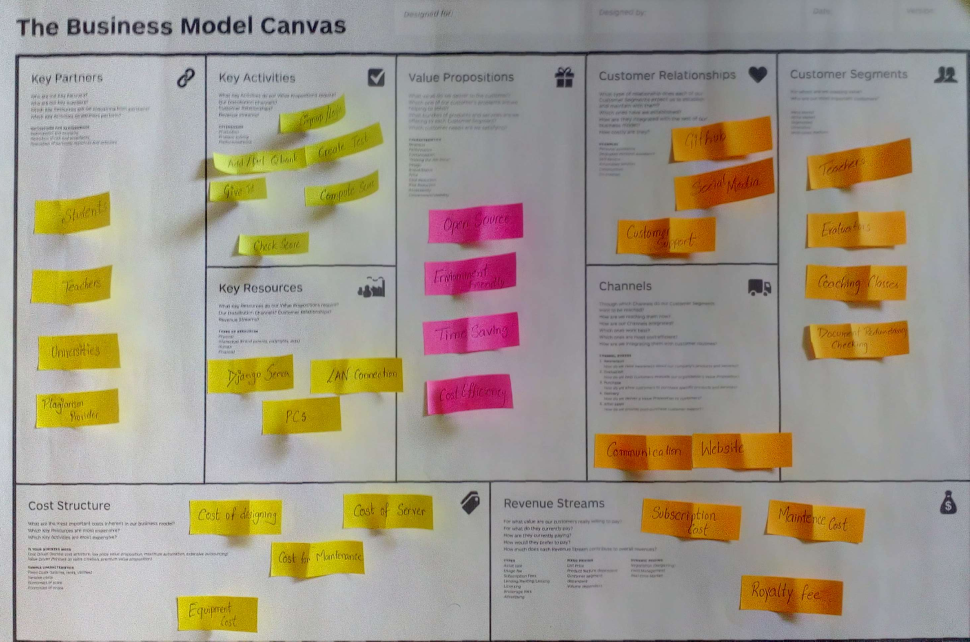
#> input picture Mobile  Scanner Day1/1.jpg, 2908 x 1924 px (shown at 1/3 size)
$ python scan.py   (older library calls are emulated)
#> lines starting #> are read from the running program, lines starting #| are printed output that depends on the picture; after the words box and inside, x2 and y2 are one past the last pixel; in counts of white or black regions, pixels touching at a corner belong together
### Mobile  Scanner Day1/BirdEyeView.py
import numpy as np
import cv2

def order_points(pts):
    rect=np.zeros((4,2),dtype='float32')
#     print(rect)
    s=pts.sum(axis=1)
    rect[0]=pts[np.argmin(s)]
    rect[2]=pts[np.argmax(s)]

    diff=np.diff(pts,axis=1)
    rect[1]=pts[np.argmin(diff)]
    rect[3]=pts[np.argmax(diff)]

    return rect


def four_point_transform(image,pts):

    rect=(tl,tr,br,bl)=order_points(pts)

    widthA=np.sqrt(((br[0]-bl[0])**2+(br[1]-bl[1])**2))
    widthB=np.sqrt(((tr[0]-tl[0])**2+(tr[1]-tl[1])**2))
    maxWidth=max(int(widthA),int(widthB))

    heightA = np.sqrt(((tr[0] - br[0]) ** 2) + ((tr[1] - br[1]) ** 2))
    heightB = np.sqrt(((tl[0] - bl[0]) ** 2) + ((tl[1] - bl[1]) ** 2))
    maxHeight = max(int(heightA), int(heightB))


    dst=np.array([
        [0,0],
        [maxWidth-1,0],
        [maxWidth-1,maxHeight-1],
        [0,maxHeight-1]],dtype="float32")

    M=cv2.getPerspectiveTransform(rect,dst)
    warped=cv2.warpPerspective(image,M,(maxWidth,maxHeight))

    return warped


cv2.imread("")

### Mobile  Scanner Day1/scan.py
import BirdEyeView as BDV
import cv2
import numpy as np


image=cv2.imread("1.jpg")
#> image is the input picture: shape (1924, 2908, 3); mean B, G, R 137.5, 151.8, 160.7
# _,image=cv2.VideoCapture(0).read()
image=cv2.resize(image,(800,600))
#> image: shape (600, 800, 3)
heightratio=image.shape[0]/500
#> heightratio = 1.2
orig=image.copy()

gray=cv2.cvtColor(image,cv2.COLOR_BGR2GRAY)
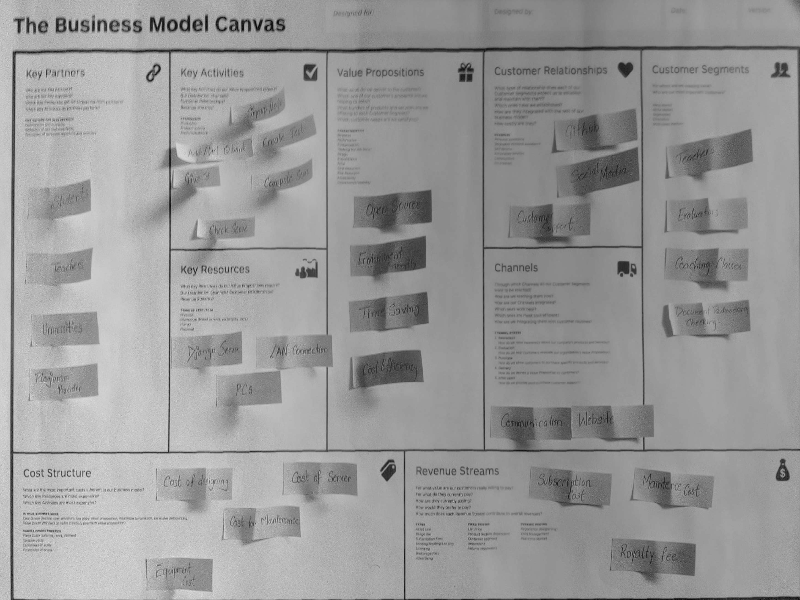
#> gray: shape (600, 800); min 3, max 230, mean 152.7
gray=cv2.GaussianBlur(cv2.adaptiveThreshold(gray,255,cv2.ADAPTIVE_THRESH_GAUSSIAN_C,cv2.THRESH_BINARY,115,1),(5,5),0)
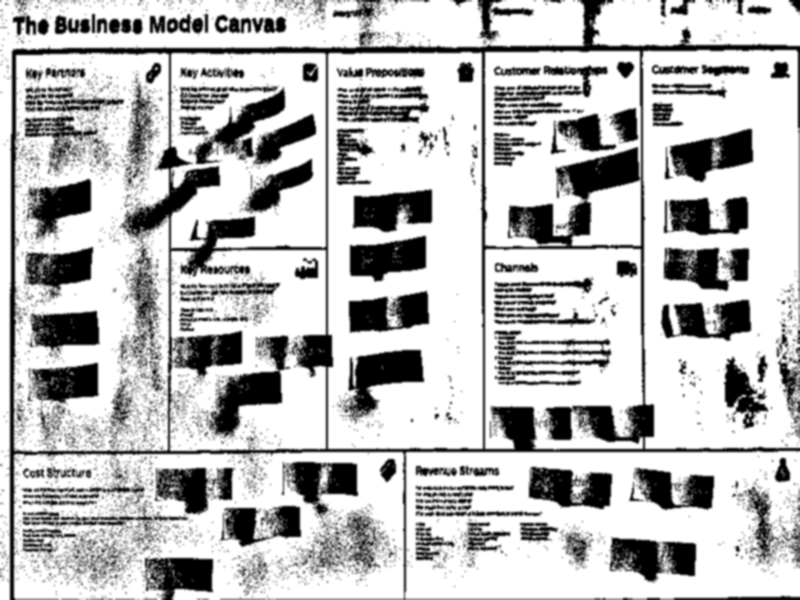
#> gray: shape (600, 800); min 0, max 255, mean 187.1
edged=cv2.Canny(gray,75,20)
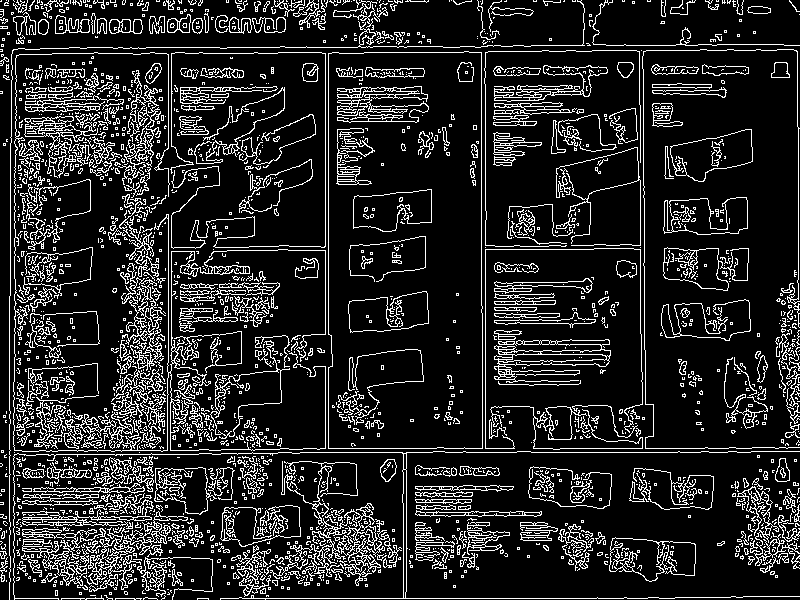
#> edged: shape (600, 800); 14.9% white in thin lines or dots

# cv2.imshow("Image",image)
# cv2.imshow("Edged",edged)


(_,cnts, _)=cv2.findContours(edged.copy(),cv2.RETR_LIST,cv2.CHAIN_APPROX_SIMPLE)
#> cnts = 3809 contours, 3189 with area under 20; largest, box (x1, y1, x2, y2) and area: (328, 51, 483, 449) 60588, (328, 51, 483, 449) 60584, (609, 537, 696, 582) 2768, (670, 129, 753, 182) 2662, (670, 129, 753, 182) 2630
cnts = sorted(cnts, key = cv2.contourArea, reverse = True)[:5]
#> cnts = 5 contours; box (x1, y1, x2, y2) and area: (328, 51, 483, 449) 60588, (328, 51, 483, 449) 60584, (609, 537, 696, 582) 2768, (670, 129, 753, 182) 2662, (670, 129, 753, 182) 2630

for c in cnts:
#     ScreenCnt=[]
    peri=cv2.arcLength(c,True)
    approx=cv2.approxPolyDP(c,0.02*peri,True)
    print(len(approx))
    if len(approx)==4:
        ScreenCnt=approx
        break
        cv2.drawContours(image,[ScreenCnt],-1,(0,255,0),2)
#> this loop made 1 pass
#> (peri, ScreenCnt) on pass 1: (1108, [[481, 52], [328, 53], [328, 448], [482, 448]])
#| 4


cv2.drawContours(image,[ScreenCnt],-1,(0,255,0),2)
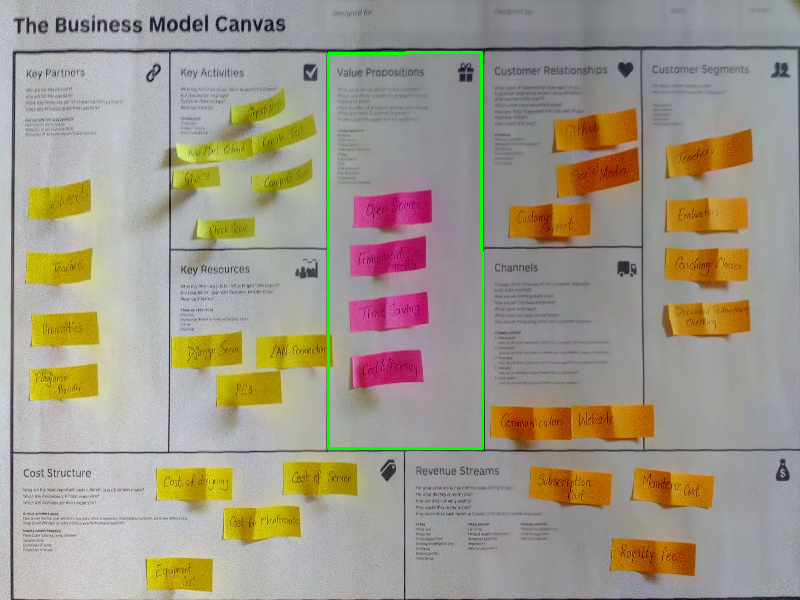
#> image: shape (600, 800, 3); mean B, G, R 136.5, 152.6, 159.7
# cv2.imshow("Outline",image)

warped=BDV.four_point_transform(orig, ScreenCnt.reshape(4,2))
#> in order_points, `s=pts.sum(axis=1)`: s = [533, 381, 776, 930]
#> in order_points, `diff=np.diff(pts,axis=1)`: diff = [-429, -275, 120, -34]
#> in four_point_transform, `rect=(tl,tr,br,bl)=order_points(pts)`: rect = [[328, 53], [481, 52], [482, 448], [328, 448]]; tl = [328, 53]; tr = [481, 52]; br = [482, 448]; bl = [328, 448]
#> in four_point_transform, `widthA=np.sqrt(((br[0]-bl[0])**2+(br[1]-bl[1])**2))`: widthA = 154
#> in four_point_transform, `widthB=np.sqrt(((tr[0]-tl[0])**2+(tr[1]-tl[1])**2))`: widthB = 153
#> in four_point_transform, `maxWidth=max(int(widthA),int(widthB))`: maxWidth = 154
#> in four_point_transform, `heightA = np.sqrt(((tr[0] - br[0]) ** 2) + ((tr[1] - br[1]) ** 2))`: heightA = 396
#> in four_point_transform, `heightB = np.sqrt(((tl[0] - bl[0]) ** 2) + ((tl[1] - bl[1]) ** 2))`: heightB = 395
#> in four_point_transform, `maxHeight = max(int(heightA), int(heightB))`: maxHeight = 396
#> in four_point_transform, `dst=np.array([ [0,0], [maxWidth-1,0], [maxWidth-1,maxHeight-1], [0,max..`: dst = [[0, 0], [153, 0], [153, 395], [0, 395]]
#> in four_point_transform, `M=cv2.getPerspectiveTransform(rect,dst)`: M = [[1.01, -9.55e-18, -330.9], [0.00662, 1.01, -55.86], [1.68e-05, 1.66e-05, 1]]
#> in four_point_transform, `warped=cv2.warpPerspective(image,M,(maxWidth,maxHeight))`:
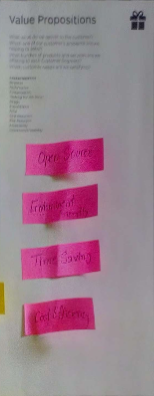
#> warped: shape (396, 154, 3); mean B, G, R 143.6, 130.1, 155.9

warped=cv2.cvtColor(warped,cv2.COLOR_BGR2GRAY)
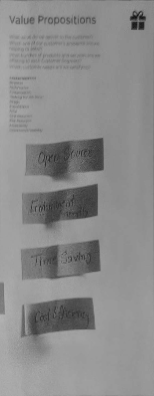
#> warped: shape (396, 154); min 19, max 179, mean 139.3
# warped = cv2.adaptiveThreshold(warped, 251,cv2.ADAPTIVE_THRESH_MEAN_C,cv2.THRESH_BINARY,115,1)
# ret, warped=cv2.threshold(warped,70,190,cv2.THRESH_BINARY)
# warped = warped.astype("uint8") * 255


cv2.imshow("Original",orig)
cv2.imshow("Scanned", cv2.resize(warped,(warped.shape[0],orig.shape[1])))
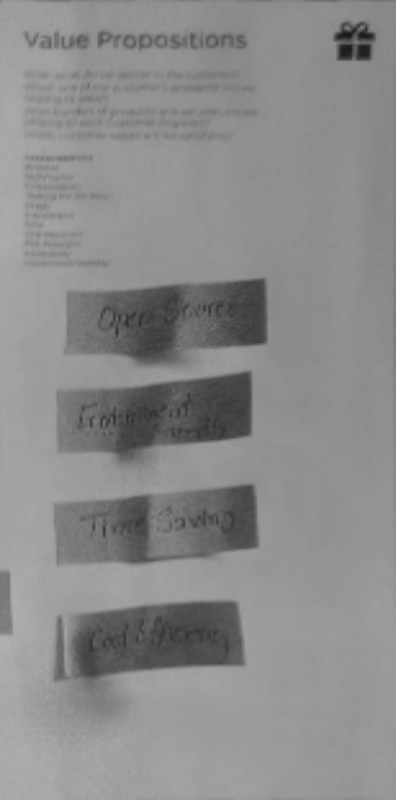
#> window 'Scanned': shape (800, 396); min 20, max 179, mean 139.3


cv2.waitKey(0)
cv2.destroyAllWindows()
